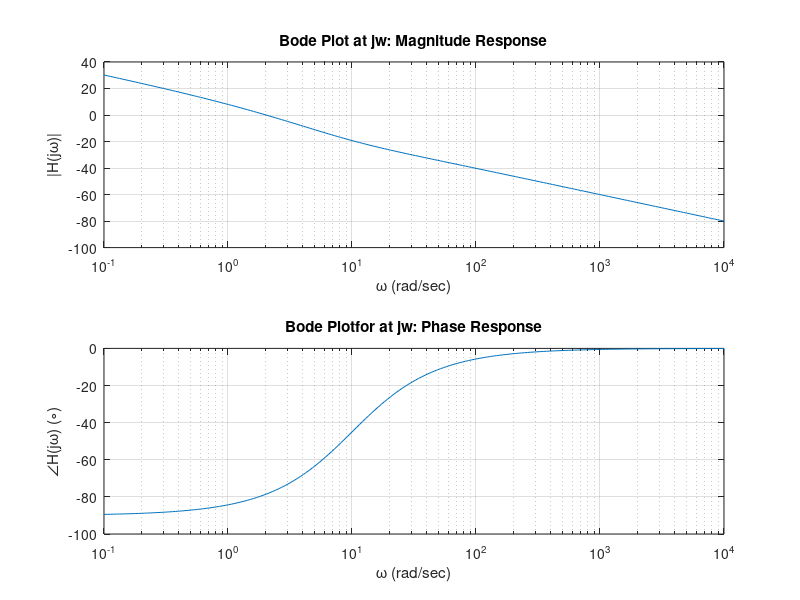
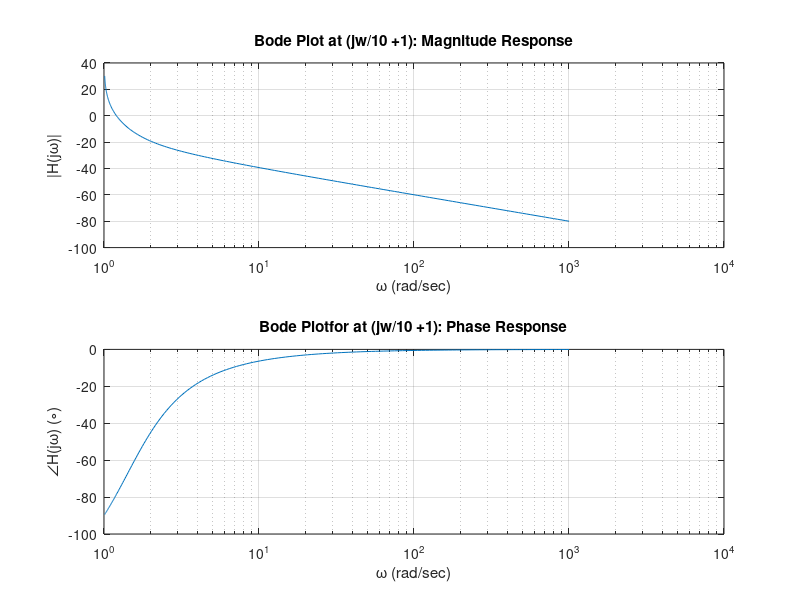
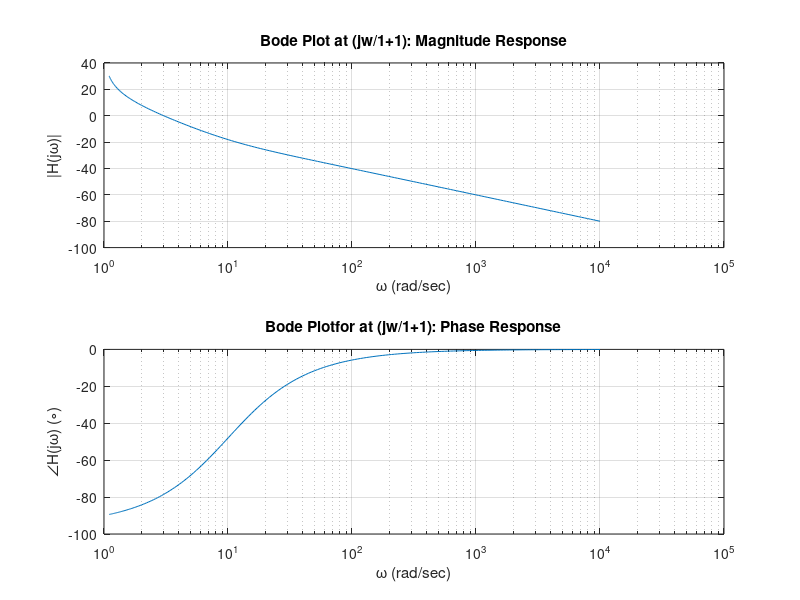
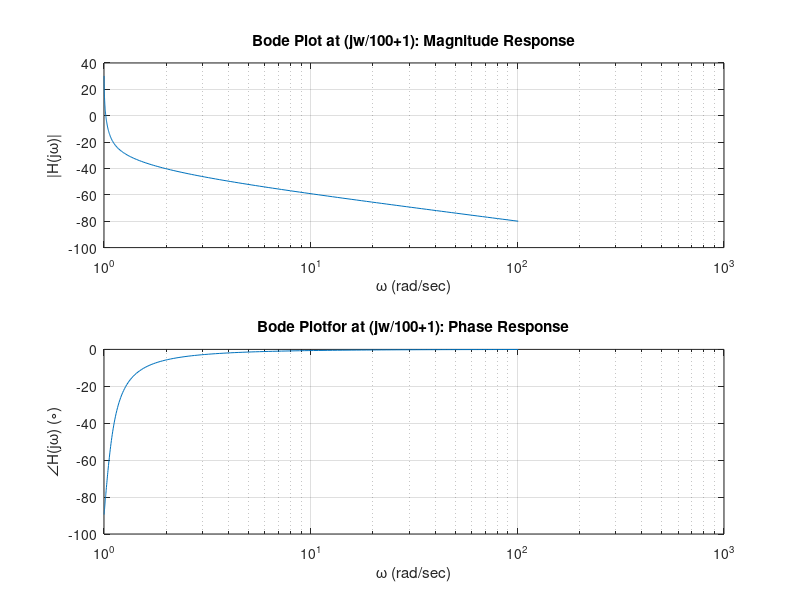

The MATLAB source for these figures, in order:
clc
clear all
close all
w = logspace(-1,4,200);
H1=(j.*w +10)./(j*w.^2 + 3*j.*w);
figure(1)
subplot(2,1,1);
semilogx(w,20*log10(abs(H1)));
xlabel('\omega (rad/sec)')
ylabel('|H(j\omega)|')
title('Bode Plot at jw: Magnitude Response');
grid on 
subplot(2,1,2);
semilogx(w,unwrap(angle(H1))*180/pi);
xlabel('\omega (rad/sec)'); 
ylabel('\angleH(j\omega) (\circ)'); 
title('Bode Plotfor at jw: Phase Response');
grid on

% part02
w2=(w/10 +1)
H2=(j.*w +10)./(j*w.^2 + 3*j.*w);
figure(2)
subplot(2,1,1);
semilogx(w2,20*log10(abs(H2)));
xlabel('\omega (rad/sec)')
ylabel('|H(j\omega)|')
title('Bode Plot at (jw/10 +1): Magnitude Response');
grid on 
subplot(2,1,2);
semilogx(w2,unwrap(angle(H2))*180/pi);
xlabel('\omega (rad/sec)'); 
ylabel('\angleH(j\omega) (\circ)'); 
title('Bode Plotfor at (jw/10 +1): Phase Response');
grid on

% part03
w3=(w/1+1);
H3=(j.*w +10)./(j*w.^2 + 3*j.*w);
figure(3)
subplot(2,1,1);
semilogx(w3,20*log10(abs(H3)));
xlabel('\omega (rad/sec)')
ylabel('|H(j\omega)|')
title('Bode Plot at (jw/1+1): Magnitude Response');
grid on 
subplot(2,1,2);
semilogx(w3,unwrap(angle(H3))*180/pi);
xlabel('\omega (rad/sec)'); 
ylabel('\angleH(j\omega) (\circ)'); 
title('Bode Plotfor at (jw/1+1): Phase Response');
grid on


% part04
w4=(w/100+1);
H4=(j.*w +10)./(j*w.^2 + 3*j.*w);
figure(4)
subplot(2,1,1);
semilogx(w4,20*log10(abs(H4)));
xlabel('\omega (rad/sec)')
ylabel('|H(j\omega)|')
title('Bode Plot at (jw/100+1): Magnitude Response');
grid on 
subplot(2,1,2);
semilogx(w4,unwrap(angle(H4))*180/pi);
xlabel('\omega (rad/sec)'); 
ylabel('\angleH(j\omega) (\circ)'); 
title('Bode Plotfor at (jw/100+1): Phase Response');
grid on
% overall responce
H=H1+H2+H3+H4;
figure(5)
subplot(2,1,1);
semilogx(w,20*log10(abs(H)));
xlabel('\omega (rad/sec)')
ylabel('|H(j\omega)|')
title('Bode Plot Overall: Magnitude Response');
grid on 
subplot(2,1,2);
semilogx(w,unwrap(angle(H))*180/pi);
xlabel('\omega (rad/sec)'); 
ylabel('\angleH(j\omega) (\circ)'); 
title('Bode Plotfor Overall: Phase Response');
grid on